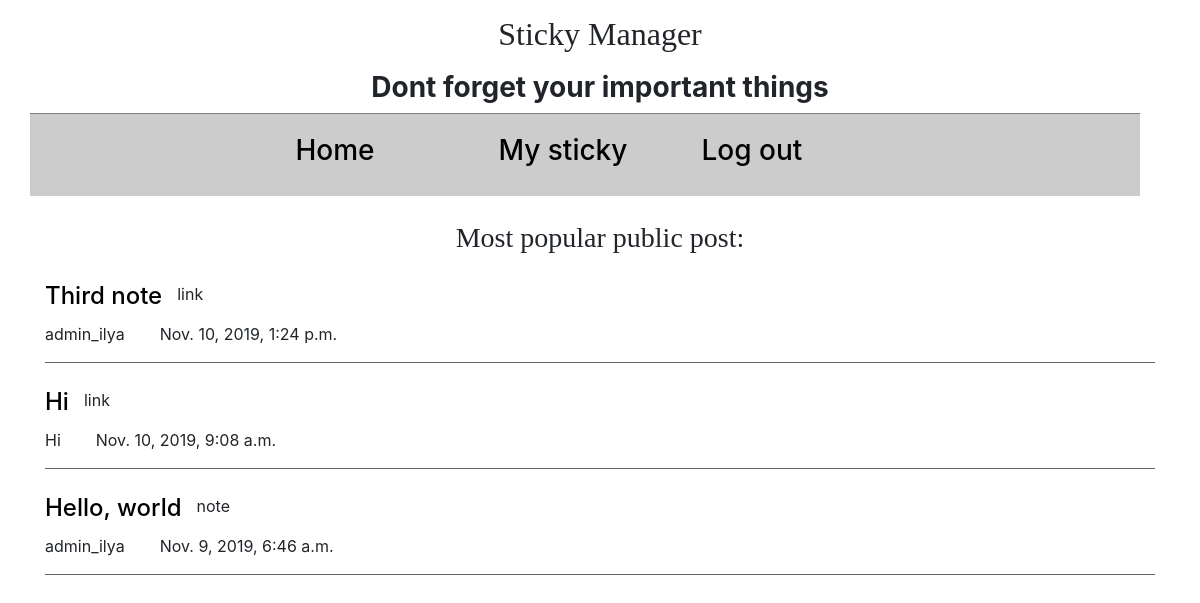
Screenshot of / (signed in) with the database file from the repository.
### mainApp/models.py (models this page shows, shortened)
class Sticky(models.Model):
    title = models.CharField(max_length=50)
    content = models.TextField()
    CHOICES_FIELD = (('link', 'link'), ('note', 'note'),
                     ('memo', 'memo'), ('TODO', 'TODO'))
    category = models.CharField(max_length=20, choices=CHOICES_FIELD)
    favorite = models.BooleanField(default=False)
    user = models.ForeignKey(to=User, on_delete=models.CASCADE)
    date_added = models.DateTimeField(auto_now_add=True)
    uuidu = models.UUIDField(
        default=uuid.uuid4, editable=False, verbose_name='uuid')
    is_public = models.BooleanField(default=False)

### mainApp/views.py (the view)
# urls.py: path('', views.index, name='index'),
def index(request):
    stickys = Sticky.objects.order_by('-date_added')
    context = {'stickys': stickys}
    return render(request, 'index.html', context)

### mainApp/templates/index.html (shortened to what this page needs)
{% extends 'base.html' %}
{% block content %}
<div class="container">
	<div class="row">
		<div class="col-md-12 sticky__">
			<h3 class="sticky__logo">Most popular public post:</h3>
			{% for sticky in stickys %}
				{% if sticky.is_public == True %}
					<div class="d-flex">
						<a href="{% url 'mainApp:all' sticky.uuidu %}">
							<h4>{{sticky.title}}</h4>
						</a>
						<p class="sticky__category">{{sticky.category}}</p>
					</div>
					<div class="border_bottom d-flex sticky__fordiv">
						<span class="sticky__date">{{sticky.user}}</span>
						<p class="sticky__category">{{ sticky.date_added }}</p>
					</div>
				{% endif %}
			{% empty %}
				<h3>No sticky here yet.</h3>
			{% endfor %}
		</div>
	</div>
</div>
{% endblock content %}

### mainApp/static/css/mainStyle.css (style rules this page uses)
.border_bottom { border-bottom: 1px solid #6b6666; }
a { color: black; }
.sticky__ { padding-top: 25px; padding-bottom: 15px; }
.sticky__logo { padding-top: 0px; padding-bottom: 20px; font-family: cursive; text-align: center; }
.sticky__category { padding-left: 15px; }
.sticky__date { padding-right: 20px; text-align: left; }
.sticky__fordiv { margin-bottom: 25px; }

### rows the page displays
Sticky: title "Third note", category "link", user "admin_ilya", date_added "Nov. 10, 2019, 1:24 p.m."
Sticky: title "Hi", category "link", user "Hi", date_added "Nov. 10, 2019, 9:08 a.m."
Sticky: title "Hello, world", category "note", user "admin_ilya", date_added "Nov. 9, 2019, 6:46 a.m."
